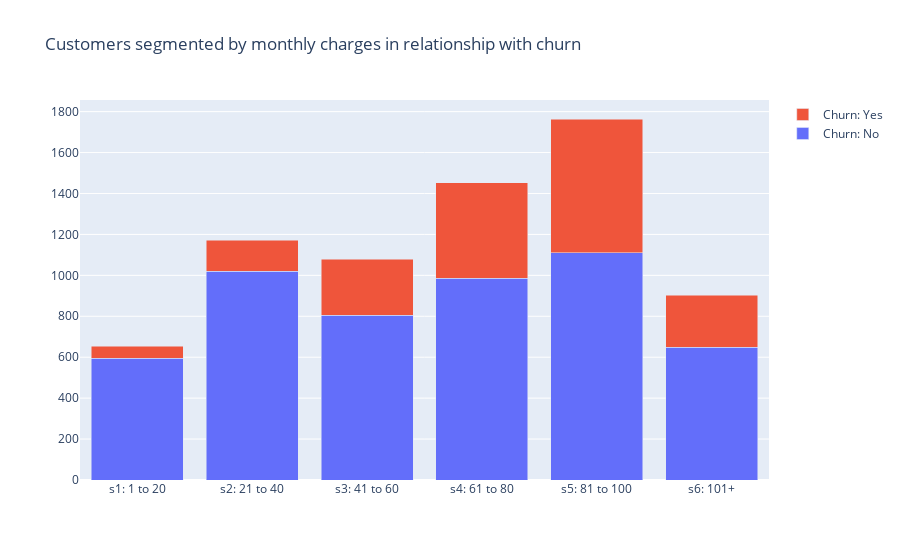

This figure's notebook cell:
### Markdown cell above
##
### The segments will be divided every 20 units

### Code cell
monthlycharges1 = df["monthlycharges"][df["monthlycharges"]<=20.0].groupby(by=df["churn"]).count()
monthlycharges2 = df["monthlycharges"][df["monthlycharges"] > 20.0 ][df["monthlycharges"] <= 40.0].groupby(by=df["churn"]).count()
monthlycharges3 = df["monthlycharges"][df["monthlycharges"] > 40.0 ][df["monthlycharges"] <= 60.0].groupby(by=df["churn"]).count()
monthlycharges4 = df["monthlycharges"][df["monthlycharges"] > 60.0 ][df["monthlycharges"] <= 80.0].groupby(by=df["churn"]).count()
monthlycharges5 = df["monthlycharges"][df["monthlycharges"] > 80.0 ][df["monthlycharges"] <= 100.0].groupby(by=df["churn"]).count()
monthlycharges6 = df["monthlycharges"][df["monthlycharges"] > 100.0 ].groupby(by=df["churn"]).count()

values = [monthlycharges1, monthlycharges2, monthlycharges3,monthlycharges4, monthlycharges5, monthlycharges6]
x_labels=['s1: 1 to 20', 's2: 21 to 40','s3: 41 to 60', 's4: 61 to 80', 's5: 81 to 100', 's6: 101+']
names = ['Churn: No', 'Churn: Yes']
make_stack_bar(x_labels,values,names, 'Customers segmented by monthly charges in relationship with churn')

### Figure 1 — Plotly figure (JSON) as saved in the notebook; plotly's stock layout.template omitted (floating-point values rounded to 4 significant figures)
{"data": [{"name": "Churn: No", "x": ["s1: 1 to 20", "s2: 21 to 40", "s3: 41 to 60", "s4: 61 to 80", "s5: 81 to 100", "s6: 101+"], "y": [595, 1019, 804, 986, 1111, 649], "type": "bar"}, {"name": "Churn: Yes", "x": ["s1: 1 to 20", "s2: 21 to 40", "s3: 41 to 60", "s4: 61 to 80", "s5: 81 to 100", "s6: 101+"], "y": [58, 152, 274, 467, 653, 253], "type": "bar"}], "layout": {"barmode": "stack", "title": {"text": "Customers segmented by monthly charges in relationship with churn"}}}
